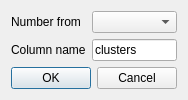
<?xml version="1.0" encoding="UTF-8"?>
<ui version="4.0">
 <class>Dialog</class>
 <widget class="QDialog" name="Dialog">
  <property name="geometry">
   <rect>
    <x>0</x>
    <y>0</y>
    <width>174</width>
    <height>93</height>
   </rect>
  </property>
  <property name="windowTitle">
   <string>Numberize</string>
  </property>
  <layout class="QFormLayout" name="formLayout">
   <item row="1" column="0">
    <widget class="QLabel" name="label">
     <property name="text">
      <string>Column name</string>
     </property>
    </widget>
   </item>
   <item row="1" column="1">
    <widget class="QLineEdit" name="btColumnName">
     <property name="toolTip">
      <string>Name of data column that will be created</string>
     </property>
     <property name="text">
      <string>clusters</string>
     </property>
    </widget>
   </item>
   <item row="2" column="0" colspan="2">
    <widget class="QDialogButtonBox" name="buttonBox">
     <property name="orientation">
      <enum>Qt::Horizontal</enum>
     </property>
     <property name="standardButtons">
      <set>QDialogButtonBox::Cancel|QDialogButtonBox::Ok</set>
     </property>
    </widget>
   </item>
   <item row="0" column="0">
    <widget class="QLabel" name="label_5">
     <property name="text">
      <string>Number from</string>
     </property>
    </widget>
   </item>
   <item row="0" column="1">
    <widget class="QComboBox" name="cbView"/>
   </item>
  </layout>
 </widget>
 <resources/>
 <connections>
  <connection>
   <sender>buttonBox</sender>
   <signal>accepted()</signal>
   <receiver>Dialog</receiver>
   <slot>accept()</slot>
   <hints>
    <hint type="sourcelabel">
     <x>248</x>
     <y>254</y>
    </hint>
    <hint type="destinationlabel">
     <x>157</x>
     <y>274</y>
    </hint>
   </hints>
  </connection>
  <connection>
   <sender>buttonBox</sender>
   <signal>rejected()</signal>
   <receiver>Dialog</receiver>
   <slot>reject()</slot>
   <hints>
    <hint type="sourcelabel">
     <x>316</x>
     <y>260</y>
    </hint>
    <hint type="destinationlabel">
     <x>286</x>
     <y>274</y>
    </hint>
   </hints>
  </connection>
 </connections>
</ui>
